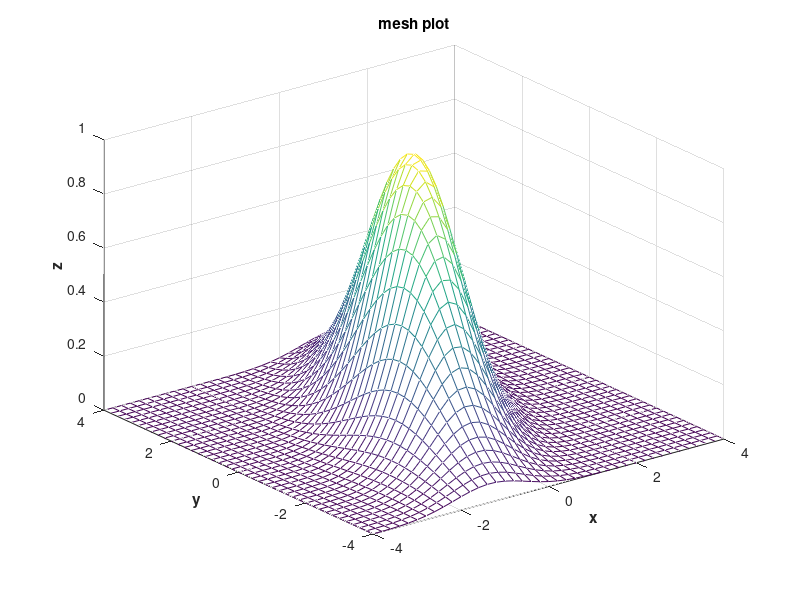

Here is the MATLAB script that generated this plot:
clc
close all;
[x,y]= meshgrid(-4:0.2:4);
z=exp(-0.5*(x.^2+0.5*(x-y).^2));

mesh(x,y,z)
xlabel('\bf x');
ylabel('\bf y');
zlabel('\bf z');
title('mesh plot')
